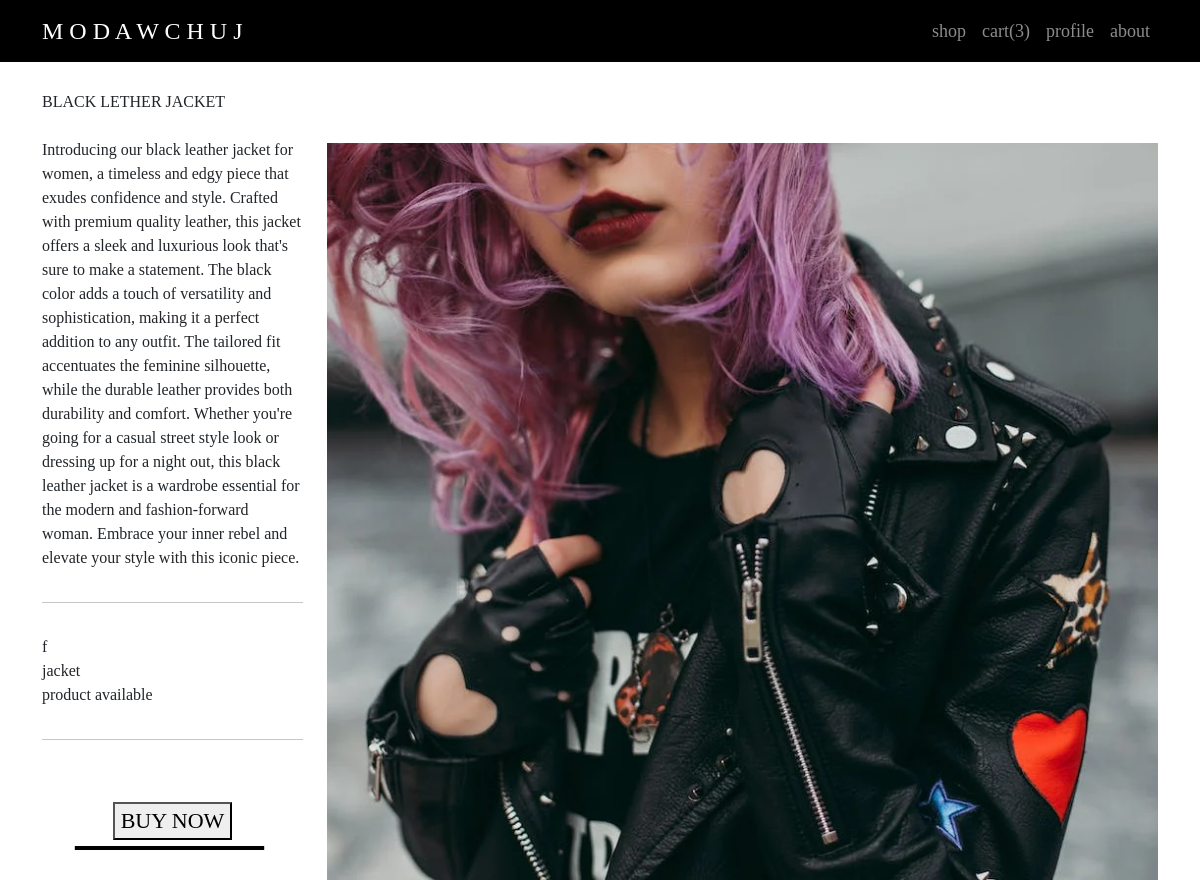
/items/product/33 (signed in), run on the app's committed database.
### items/models.py (models this page shows)
class Item(models.Model):
    GENDERS = [
        ("m", "male"),
        ("f", "female"),
        ("u", "unisex")
    ]
    CATEGORIES = [
        ("shoes", "shoes"),
        ("legwear", "legwear"),
        ("pants", "pants"),
        ("shorts", "shorts"),
        ("skirt", "skirt"),
        ("t-shirt", "t-shirt"),
        ("shirt", "shirt"),
        ("dress", "dress"),
        ("hoodie", "hoodie"),
        ("jacket", "jacket"),
        ("headwear", "headwear"),
        ("gloves", "gloves")
    ]
    name = models.CharField(max_length=128)
    gender = models.CharField(choices=GENDERS, max_length=16)
    category = models.CharField(choices=CATEGORIES, max_length=16)
    description = models.CharField(max_length=2048)
    quantity = models.IntegerField()
    image = models.ImageField(upload_to="images")
    visibility = models.BooleanField(default=True)
    current_price = models.FloatField(default=0)

### items/views.py (the view)
# urls.py: path("product/<item_id>", views.product, name="product"),
def product(request, item_id):
    return render(request, "items/product.html", {
        "item": Item.objects.get(id=item_id),
        "cart": Cart.get_cart_items(request)
    })

### user/models.py (called while the page is built, shortened)
    def get_cart_items(request):
        if request.user.is_authenticated:
            return (Cart.objects.select_related("item_id").filter(user_id=request.user.id), Cart.get_cart_items_quantity(request))

    def get_cart_items_quantity(request):
        quantity = 0
        for item in Cart.objects.filter(user_id=request.user.id):
            quantity += item.quantity
        return quantity

### items/templates/items/product.html (shortened to what this page needs)
{% extends "layout_main.html" %}
{% load static %}
{% block body %}
    <link href="{% static 'product/styles.css' %}" rel="stylesheet">
    <div class="navbar-space"></div>
    <div class="container">
        <div class="row">
            <h7>{{ item.name|upper }}</h7><br><br>
        </div>
        <div class="row">
            <div class="col-lg-3 order-1">
                <div class="flex">
                    <div class="description">
                        {{ item.description }}
                    </div>
                    <br><hr class="dropdown-divider"><br>
                    <div>
                        {{ item.gender }}
                    </div>
                    <div>
                        {{ item.category }}
                    </div>
                    <div>
                        {% if item.quantity > 0 %}product available{% else %}product unavailable{% endif %}
                    </div>
                    <br><hr class="dropdown-divider"><br><br><br>
                    <div class="svg-wrapper">
                        <div class="text"><button data-product="{{ item.id }}" data-action="add" class="update-cart">BUY NOW</button></div>
                    </div>
                </div>
            </div>
            <div class="col-lg-9 top-padding order-2">
                <img src="{{ item.image.url }}" alt="{{ item.name }}">
            </div>
        </div>
    </div>
{% endblock %}

### items/static/product/styles.css (style rules this page uses)
.navbar-space { width: 100%; height: 90px; background-color: transparent; }
.svg-wrapper { height: 60px; margin: 0 auto; position: relative; top: 50%; transform: translateY(-50%); width: 100%; }
.text { text-align: center; color: #000000; font-size: 22px; letter-spacing: 8px; line-height: 32px; position: relative; top: -48px; }
.top-padding { padding-top: 5px; }
.top-padding img { width: 100%; height: 100%; object-fit: cover; }

### templates/layout_main.html (style rules this page uses)
body { font-family: 'Andale Mono'; }

### data on the page
Item: name "BLACK LETHER JACKET", description "Introducing our black leather jacket for women, a timeless and edgy piece that exudes confidence and style. Crafted with premium quality leather, this jacket offers a sleek and luxurious look that's sure to make a statement. The black color adds a touch of versatility and sophistication, making it a perfect addition to any outfit. The tailored fit accentuates the feminine silhouette, while the durable leather provides both durability and comfort. Whether you're going for a casual street style look or dressing up for a night out, this black leather jacket is a wardrobe essential for the modern and fashion-forward woman. Embrace your inner rebel and elevate your style with this iconic piece.", gender "f", category "jacket", image (picture)

### other printed values
{{ cart.1 }} "3"
